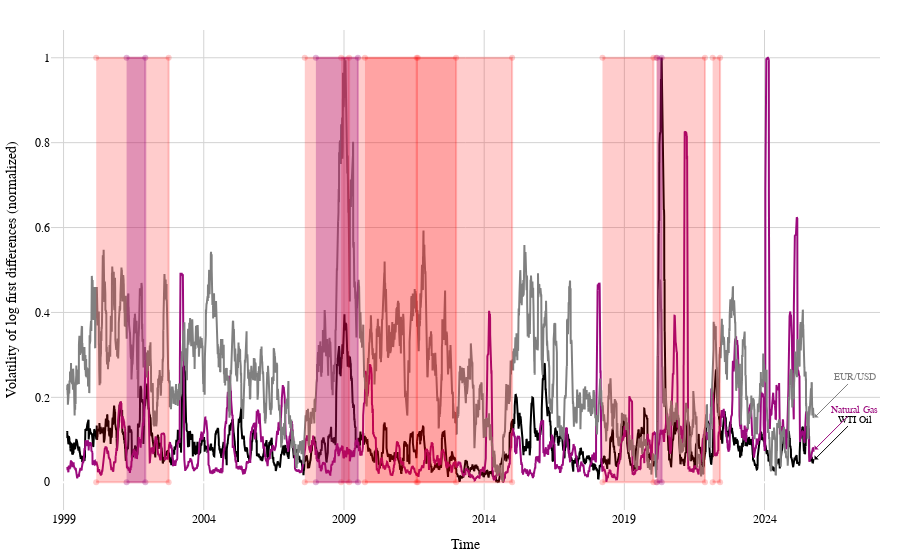

Write notebook code for a chart like this one.
### Markdown cell above
#### Rolling Volatility of Exchange Rates and Energy Commodity Prices

### Code cell
file_name = r"chap_01_daily_exchange_rate_oil_log_diff_vola_normalized_crisis_periods_highlighted.xlsx"
full_file_path = rf"{PRESENTATION_DATA}/{file_name}"
data_log_first_diff = pd.read_excel(full_file_path, index_col=0)

file_name = r"crisis_periods_dict.json"
full_file_path = rf"{PRESENTATION_DATA}/{file_name}"

with open(full_file_path, "r") as f:
    crisis_periods_dict = json.load(f)

data_log_diff_normalized = (data_log_first_diff - data_log_first_diff.min()) / (data_log_first_diff.max() - data_log_first_diff.min())
title=f"Daily normalized EUR/USD spot exchange rate, oil and gas log first differences volatility with highlighted crisis periods over the time: {data.index[0].year} - {data.index[-1].year}"
x_axis_title="Time"
y_axis_title="Volatility of log first differences (normalized)"


fig_crisis_periods_highlighted = data_graphing_instance.get_fig_crisis_periods_highlighted(
    data=data_log_diff_normalized,
    crisis_periods_dict=crisis_periods_dict,
    variables=data_log_diff_normalized.columns,
    secondary_y_variables=[],
    recession_shading_color="rgba(155, 10, 125, 0.3)",
    title="",
    secondary_y_axis_title="",
    x_axis_title=x_axis_title,
    y_axis_title=y_axis_title,
    color_mapping_dict={
        'EUR/USD': "grey",
        'WTI Oil': "black",
        'Natural Gas': "#9b0a7d",
    },
    num_years_interval_x_axis=5,
    showlegend=False,
    save_fig=False,
    file_name="chap_02_daily_exchange_rate_oil_log_diff_vola_normalized_crisis_periods_highlighted",
    file_path=FIGURES_PATH,
    width=1200,
    height=800,
    scale=3
    )
# Show the figure
fig_crisis_periods_highlighted.show(renderer=RENDERER)

### Figure 1 — Plotly figure (JSON) as saved in the notebook; plotly's stock layout.template omitted (floating-point values rounded to 4 significant figures; data arrays with more than 128 entries replaced by an {"elided": "..."} marker saying what was removed)
{"data": [{"line": {"color": "black", "width": 2}, "mode": "lines", "name": "WTI Oil", "opacity": 1, "showlegend": false, "type": "scatter", "x": {"elided": "6609 str values"}, "y": {"elided": "6609 float values"}}, {"line": {"color": "#9b0a7d", "width": 2}, "mode": "lines", "name": "Natural Gas", "opacity": 1, "showlegend": false, "type": "scatter", "x": {"elided": "6609 str values"}, "y": {"elided": "6609 float values"}}, {"line": {"color": "grey", "width": 2}, "mode": "lines", "name": "EUR/USD", "opacity": 1, "showlegend": false, "type": "scatter", "x": {"elided": "6609 str values"}, "y": {"elided": "6609 float values"}}, {"fill": "toself", "fillcolor": "rgba(255,0,0,0.2)", "hoverinfo": "skip", "line": {"color": "rgba(255,0,0,0.2)"}, "name": "Dot-com Bubble", "showlegend": false, "type": "scatter", "x": ["2000-03-01T00:00:00", "2002-10-01T00:00:00", "2002-10-01T00:00:00", "2000-03-01T00:00:00"], "y": [0, 0, 1, 1]}, {"fill": "toself", "fillcolor": "rgba(255,0,0,0.2)", "hoverinfo": "skip", "line": {"color": "rgba(255,0,0,0.2)"}, "name": "Global Financial Crisis", "showlegend": false, "type": "scatter", "x": ["2007-08-09T00:00:00", "2009-03-09T00:00:00", "2009-03-09T00:00:00", "2007-08-09T00:00:00"], "y": [0, 0, 1, 1]}, {"fill": "toself", "fillcolor": "rgba(255,0,0,0.2)", "hoverinfo": "skip", "line": {"color": "rgba(255,0,0,0.2)"}, "name": "US QE", "showlegend": false, "type": "scatter", "x": ["2008-11-25T00:00:00", "2014-12-31T00:00:00", "2014-12-31T00:00:00", "2008-11-25T00:00:00"], "y": [0, 0, 1, 1]}, {"fill": "toself", "fillcolor": "rgba(255,0,0,0.2)", "hoverinfo": "skip", "line": {"color": "rgba(255,0,0,0.2)"}, "name": "US Debt Ceiling Crisis", "showlegend": false, "type": "scatter", "x": ["2011-08-20T00:00:00", "2011-08-05T00:00:00", "2011-08-05T00:00:00", "2011-08-20T00:00:00"], "y": [0, 0, 1, 1]}, {"fill": "toself", "fillcolor": "rgba(255,0,0,0.2)", "hoverinfo": "skip", "line": {"color": "rgba(255,0,0,0.2)"}, "name": "US-China Trade War", "showlegend": false, "type": "scatter", "x": ["2018-03-22T00:00:00", "2020-01-15T00:00:00", "2020-01-15T00:00:00", "2018-03-22T00:00:00"], "y": [0, 0, 1, 1]}, {"fill": "toself", "fillcolor": "rgba(255,0,0,0.2)", "hoverinfo": "skip", "line": {"color": "rgba(255,0,0,0.2)"}, "name": "European Debt Crisis", "showlegend": false, "type": "scatter", "x": ["2009-10-01T00:00:00", "2012-12-31T00:00:00", "2012-12-31T00:00:00", "2009-10-01T00:00:00"], "y": [0, 0, 1, 1]}, {"fill": "toself", "fillcolor": "rgba(255,0,0,0.2)", "hoverinfo": "skip", "line": {"color": "rgba(255,0,0,0.2)"}, "name": "COVID-19 Pandemic", "showlegend": false, "type": "scatter", "x": ["2020-02-20T00:00:00", "2021-11-16T00:00:00", "2021-11-16T00:00:00", "2020-02-20T00:00:00"], "y": [0, 0, 1, 1]}, {"fill": "toself", "fillcolor": "rgba(255,0,0,0.2)", "hoverinfo": "skip", "line": {"color": "rgba(255,0,0,0.2)"}, "name": "Russia-Ukraine War", "showlegend": false, "type": "scatter", "x": ["2022-02-24T00:00:00", "2022-06-01T00:00:00", "2022-06-01T00:00:00", "2022-02-24T00:00:00"], "y": [0, 0, 1, 1]}, {"fill": "toself", "fillcolor": "rgba(155, 10, 125, 0.3)", "hoverinfo": "skip", "line": {"color": "rgba(155, 10, 125, 0.3)"}, "name": "US Recession 2001-2001", "showlegend": false, "type": "scatter", "x": ["2001-04-01T00:00:00", "2001-12-01T00:00:00", "2001-12-01T00:00:00", "2001-04-01T00:00:00"], "y": [0, 0, 1, 1]}, {"fill": "toself", "fillcolor": "rgba(155, 10, 125, 0.3)", "hoverinfo": "skip", "line": {"color": "rgba(155, 10, 125, 0.3)"}, "name": "US Recession 2008-2009", "showlegend": false, "type": "scatter", "x": ["2008-01-01T00:00:00", "2009-07-01T00:00:00", "2009-07-01T00:00:00", "2008-01-01T00:00:00"], "y": [0, 0, 1, 1]}, {"fill": "toself", "fillcolor": "rgba(155, 10, 125, 0.3)", "hoverinfo": "skip", "line": {"color": "rgba(155, 10, 125, 0.3)"}, "name": "US Recession 2020-2020", "showlegend": false, "type": "scatter", "x": ["2020-03-01T00:00:00", "2020-05-01T00:00:00", "2020-05-01T00:00:00", "2020-03-01T00:00:00"], "y": [0, 0, 1, 1]}], "layout": {"annotations": [{"arrowcolor": "black", "arrowhead": 1, "arrowwidth": 1, "ax": 40, "ay": -40, "font": {"color": "black", "size": 10}, "showarrow": true, "text": "WTI Oil", "x": "2025-10-13T00:00:00", "xref": "x", "y": 0.05333, "yref": "y"}, {"arrowcolor": "#9b0a7d", "arrowhead": 1, "arrowwidth": 1, "ax": 40, "ay": -40, "font": {"color": "#9b0a7d", "size": 10}, "showarrow": true, "text": "Natural Gas", "x": "2025-10-13T00:00:00", "xref": "x", "y": 0.07696, "yref": "y"}, {"arrowcolor": "grey", "arrowhead": 1, "arrowwidth": 1, "ax": 40, "ay": -40, "font": {"color": "grey", "size": 10}, "showarrow": true, "text": "EUR/USD", "x": "2025-10-13T00:00:00", "xref": "x", "y": 0.1526, "yref": "y"}], "font": {"color": "Black", "family": "Arial", "size": 12}, "margin": {"b": 10, "l": 20, "r": 20, "t": 30}, "paper_bgcolor": "white", "plot_bgcolor": "white", "showlegend": false, "title": {"text": "", "x": 0.5, "xanchor": "center", "y": 0.95, "yanchor": "top"}, "xaxis": {"gridcolor": "lightgrey", "tickformat": "%Y", "tickvals": ["1999-01-01T00:00:00", "2004-01-01T00:00:00", "2009-01-01T00:00:00", "2014-01-01T00:00:00", "2019-01-01T00:00:00", "2024-01-01T00:00:00"], "title": {"text": "Time"}}, "yaxis": {"gridcolor": "lightgrey", "title": {"text": "Volatility of log first differences (normalized)"}}, "yaxis2": {"gridcolor": "lightgrey", "overlaying": "y", "side": "right", "title": {"text": ""}}}}
